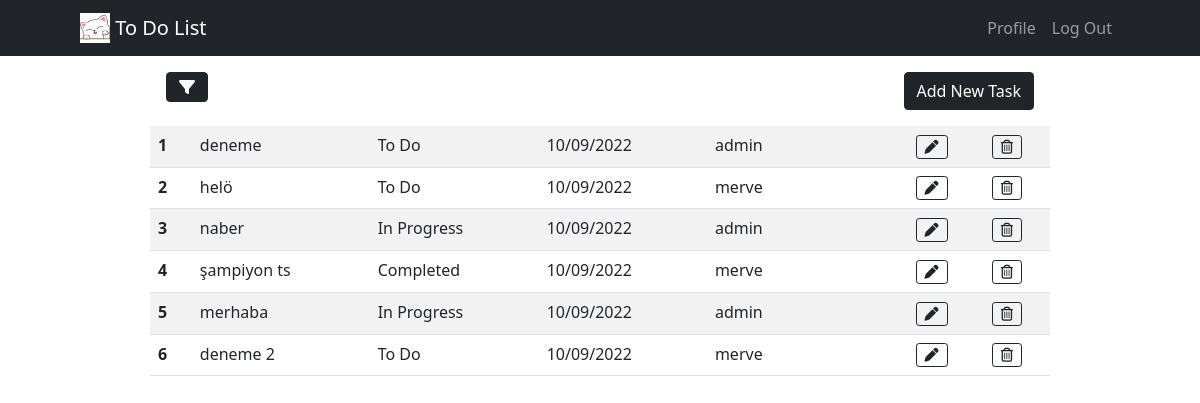
Page /index.php (signed in) on the committed database.
### tables this page shows
CREATE TABLE "tasks" (
	"id"	INTEGER NOT NULL,
	"taskName"	TEXT NOT NULL,
	"status"	TEXT NOT NULL,
	"date"	TEXT NOT NULL,
	"userId"	INTEGER NOT NULL,
	PRIMARY KEY("id" AUTOINCREMENT)
);

CREATE TABLE "users" (
	"id"	INTEGER NOT NULL,
	"username"	TEXT NOT NULL UNIQUE,
	"password"	TEXT NOT NULL,
	PRIMARY KEY("id" AUTOINCREMENT)
);

### filterTask.php (called while the page is built, shortened)
<?php
if(!empty($_POST['process']) && !empty($_POST['users'])){
    $process = $_POST['process'];
    $user = $_POST['users'];
    $q = $db->prepare("SELECT * FROM users where username=:username");
    $q->execute(array('username'=>$user));
    $db_user = $q->fetch();
    $select = $db->prepare("SELECT * FROM tasks where status=:process AND userId =:userId ");
    $select->execute(array('process'=>$process , 'userId'=>$db_user["id"]));
    $db_tasks = $select->fetchAll();
}
elseif (!empty($_POST['process']) && empty($_POST['users'])){
    $process = $_POST['process'];
    $q = $db->prepare("SELECT * FROM tasks where status=:process ");
    $q->execute(array('process'=>$process));
    $db_tasks = $q->fetchAll();
}
elseif(empty($_POST['process']) && empty($_POST['users'])){
    $d = $db->prepare("SELECT * FROM tasks");
    $d->execute();
    $db_tasks = $d->fetchAll();
}
?>

### index.php (the view, shortened to what this page needs)
<?php
require("database.php");
include("filterTask.php");
include("navbar.php");
?>
<!DOCTYPE html>
<html lang="tr">
    <head>
        <link rel="stylesheet" href="https://cdnjs.cloudflare.com/ajax/libs/font-awesome/6.1.1/css/all.min.css">
        <link rel="stylesheet" href="bootstrap/css/bootstrap.min.css">
    </head>
    <body>
  <div class="mx-auto w-75">
    <div>
      <button  type="button" class="btn btn-dark m-3 " data-bs-toggle="modal" data-bs-target="#myFilterModal"><i class="fa-solid fa-filter"></i></button>
      <button name="addSubmit" type="button" class="btn btn-dark m-3 float-end" data-bs-toggle="modal" data-bs-target="#myModal">Add New Task</button>
    </div>
    <div class="todo-list">
    <table class="table table-striped table-hover">
    <tbody>
            <?php
            foreach ($db_tasks as $key) {
                $q = $db->prepare("SELECT username FROM users where id=:userId");
                $q->execute(array('userId' => $key["userId"]));
                $db_user = $q->fetch();
                echo "<div><tr><th scope='row'>".$key["id"]."</th>
                <td>".$key["taskName"]."</td>
                <td>".$key["status"]."</td>
                <td>".$key["date"]."</td>
                <td>".$db_user["username"]."</td>
                <td><div class='float-end' style='margin-right: 20px;'>
                    <button class='btn btn-outline-dark btn-sm' id='editSubmit' type='button' title='Edit' data-bs-toggle='modal' data-bs-target='#myEditModal' onmouseenter='getCurrentTaskId(this)'>
                <i class='fa-solid fa-pen'></i>
                </button>
                <button class='btn btn-outline-dark btn-sm' style='margin-left: 40px;' id='deleteSubmit' type='button' title='Sil' onclick=location.href='deleteTask.php?id=".$key['id']."' >
                    <i class='far fa-trash-alt' ></i>
                </button></div>
                </td></tr></div>";
            }
            ?>
    </tbody>
    </table>
    </div>
  </div>
    </body>
</html>

### navbar.php
<nav class="navbar navbar-expand-lg navbar-dark bg-dark"style="padding-left: 80px; padding-right: 80px;">
    <a class="navbar-brand" href="index.php">
    <img src="image/logo.jpg" width="30" height="30" class="d-inline-block align-top" alt="">
    To Do List
    </a>
  <div class="collapse navbar-collapse justify-content-end " id="navbarSupportedContent">
    <ul class="navbar-nav">
      <li class="nav-item active">
        <a class="nav-link" href="profile.php">Profile</a>
      </li>
      <li class="nav-item">
        <a class="nav-link" href="logout.php">Log Out</a>
      </li>
    </ul>
  </div>
</nav>

### rows in the picture
tasks: id "1", taskName "deneme", status "To Do", date "10/09/2022", userId.username "admin"
tasks: id "2", taskName "helö", status "To Do", date "10/09/2022", userId.username "merve"
tasks: id "3", taskName "naber", status "In Progress", date "10/09/2022", userId.username "admin"
tasks: id "4", taskName "şampiyon ts", status "Completed", date "10/09/2022", userId.username "merve"
tasks: id "5", taskName "merhaba", status "In Progress", date "10/09/2022", userId.username "admin"
tasks: id "6", taskName "deneme 2", status "To Do", date "10/09/2022", userId.username "merve"
